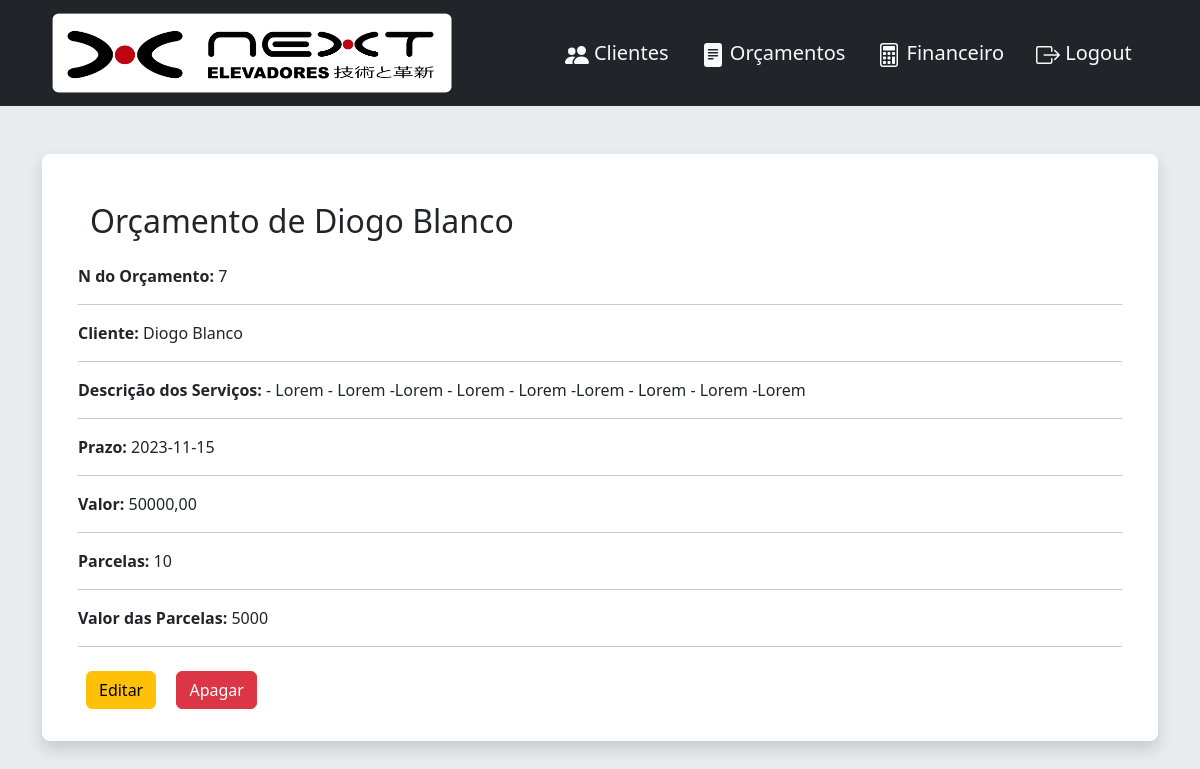
Screenshot of /budgets/7/ with the database file from the repository.
### budgets/models.py (models this page shows, shortened)
class Budget(models.Model):
    class Meta:
        verbose_name = 'Orçamento'
        verbose_name_plural = 'Orçamentos'
    customer = models.ForeignKey(
        Customer, on_delete=models.DO_NOTHING, verbose_name='Cliente:')
    description = models.TextField(
        max_length=1000, verbose_name='Descrição dos serviços a serem executados:')
    deadline = models.CharField(
        max_length=30, verbose_name='Prazo de execução:')
    value = models.DecimalField(
        decimal_places=2, max_digits=999, verbose_name='Valor:')
    parcels = models.PositiveIntegerField(
        null=True, blank=True, verbose_name='Parcelas:')
    parcels_value = models.CharField(
        max_length=30, verbose_name='Valor das Parcelas:')

### home/models.py (models this page shows)
class Customer(models.Model):
    class Meta:
        verbose_name = 'Cliente'
        verbose_name_plural = 'Clientes'
    contract_types = (
        ('Manutenção', 'Manutenção'),
        ('Modernização', 'Modernização'),
    )
    first_name = models.CharField(max_length=30, verbose_name='Nome')
    last_name = models.CharField(max_length=30, verbose_name='Sobrenome')
    address = models.CharField(max_length=50, verbose_name='Endereço')
    city = models.CharField(max_length=30, null=True, verbose_name='Cidade')
    state = models.CharField(max_length=30, verbose_name='Estado')
    phone = models.CharField(max_length=14, verbose_name='Telefone')
    email = models.EmailField()
    contract = models.CharField(
        max_length=12, choices=contract_types, verbose_name='Tipo de Contrato')
    price = models.DecimalField(
        decimal_places=2, max_digits=999, verbose_name='Valor do Contrato/Mês')
    start_date = models.DateTimeField(verbose_name='Data de Início')
    expiration_date = models.DateTimeField(
        verbose_name='Data de Término do Contrato')
    renewal_date = models.DateTimeField(
        verbose_name='Data de Renovação', null=True, blank=True)
    elevators_qty = models.IntegerField(
        verbose_name='Quantidade de Elevadores')
    elevators_brand = models.CharField(
        max_length=30, verbose_name='Marca dos Elevadores')
    def __str__(self):
        return self.first_name + ' ' + self.last_name

### budgets/views.py (the view)
# urls.py: path('<int:budget_id>/', views.budget_detail, name='budget'),
def budget_detail(request, budget_id):
    budget = get_object_or_404(
        Budget, pk=budget_id)
    customer = Customer.objects.all()
    context = {
        'budget': budget,
        'customer': customer,
    }
    return render(request, 'budgets/budget_detail.html', context)

### budgets/templates/budgets/budget_detail.html (shortened to what this page needs)
{% extends 'home/base.html' %}
{% load static %}
{% load crispy_forms_tags %}
{% block nav %}{% include 'home/partials/_nav.html' %}{% endblock nav %}
{% block content %}
<div class="container bg-body p-4 mt-5 mb-5 rounded-3 shadow">
  <h1 class="m-4 text-start fs-2">Orçamento de {{budget.customer}}</h1>
  <div class="container">
    <p><b>N do Orçamento:</b> {{ budget.id }}</p><hr>
    <p><b>Cliente:</b> {{ budget.customer }}</p><hr>
    <p><b>Descrição dos Serviços:</b> {{ budget.description }}</p><hr>
    <p><b>Prazo:</b> {{ budget.deadline }}</p><hr>
    <p><b>Valor:</b> {{ budget.value }}</p><hr>
    <p><b>Parcelas:</b> {{ budget.parcels }}</p><hr>
    <p><b>Valor das Parcelas:</b> {{ budget.parcels_value }}</p><hr>
    <a class="btn btn-warning m-2" href="" role="button">Editar</a>
    <a class="btn btn-danger m-2" href="" role="button">Apagar</a>
  </div>
</div>
{% endblock content %}

### rows the page displays
Budget: customer "Diogo Blanco", id "7", description "- Lorem - Lorem -Lorem - Lorem - Lorem -Lorem - Lorem - Lorem -Lorem", deadline "2023-11-15", value "50000,00", parcels "10", parcels_value "5000"
